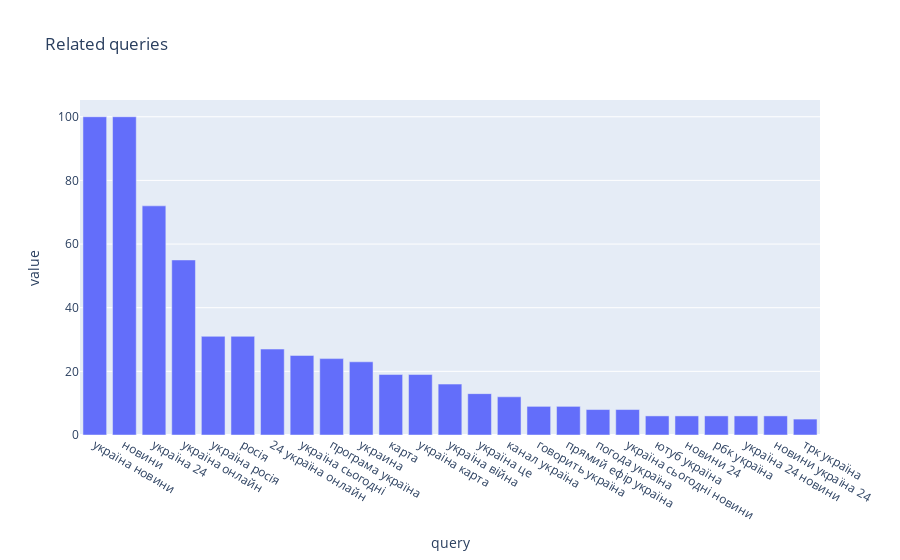

Source (notebook cell):
### Code cell
fig = px.bar(related_data['україна']['top'], x='query', y='value', title='Related queries')
fig.show()

### Figure 1 — Plotly figure (JSON) as saved in the notebook; plotly's stock layout.template omitted (floating-point values rounded to 4 significant figures)
{"data": [{"alignmentgroup": "True", "hovertemplate": "query=%{x}<br>value=%{y}<extra></extra>", "legendgroup": "", "marker": {"color": "#636efa", "pattern": {"shape": ""}}, "name": "", "offsetgroup": "", "orientation": "v", "showlegend": false, "textposition": "auto", "type": "bar", "x": ["україна новини", "новини", "україна 24", "україна онлайн", "україна росія", "росія", "24 україна онлайн", "україна сьогодні", "програма україна", "украина", "карта", "україна карта", "україна війна", "україна це", "канал україна", "говорить україна", "прямий ефір україна", "погода україна", "україна сьогодні новини", "ютуб україна", "новини 24", "рбк україна", "україна 24 новини", "новини україна 24", "трк україна"], "xaxis": "x", "y": [100, 100, 72, 55, 31, 31, 27, 25, 24, 23, 19, 19, 16, 13, 12, 9, 9, 8, 8, 6, 6, 6, 6, 6, 5], "yaxis": "y"}], "layout": {"barmode": "relative", "legend": {"tracegroupgap": 0}, "title": {"text": "Related queries"}, "xaxis": {"anchor": "y", "domain": [0, 1], "title": {"text": "query"}}, "yaxis": {"anchor": "x", "domain": [0, 1], "title": {"text": "value"}}}}
